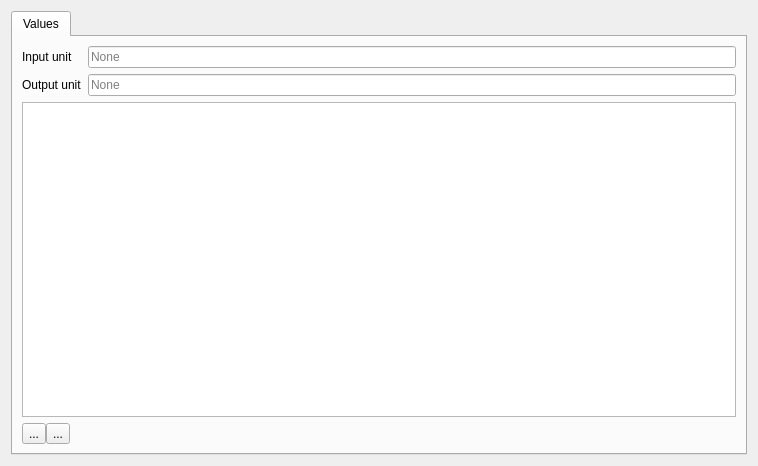
<?xml version="1.0" encoding="UTF-8"?>
<ui version="4.0">
 <class>CalibratedAnalogMappingWigdet</class>
 <widget class="QWidget" name="CalibratedAnalogMappingWigdet">
  <property name="geometry">
   <rect>
    <x>0</x>
    <y>0</y>
    <width>758</width>
    <height>466</height>
   </rect>
  </property>
  <property name="windowTitle">
   <string>Form</string>
  </property>
  <layout class="QHBoxLayout" name="horizontalLayout_2">
   <item>
    <widget class="QTabWidget" name="tabWidget">
     <property name="currentIndex">
      <number>0</number>
     </property>
     <widget class="QWidget" name="tab_2">
      <attribute name="title">
       <string>Values</string>
      </attribute>
      <layout class="QVBoxLayout" name="verticalLayout_3">
       <item>
        <layout class="QVBoxLayout" name="verticalLayout">
         <item>
          <layout class="QFormLayout" name="formLayout">
           <item row="0" column="0">
            <widget class="QLabel" name="inputUnitLabel">
             <property name="text">
              <string>Input unit</string>
             </property>
            </widget>
           </item>
           <item row="0" column="1">
            <widget class="QLineEdit" name="inputUnitLineEdit">
             <property name="placeholderText">
              <string>None</string>
             </property>
            </widget>
           </item>
           <item row="1" column="0">
            <widget class="QLabel" name="outputUnitLabel">
             <property name="text">
              <string>Output unit</string>
             </property>
            </widget>
           </item>
           <item row="1" column="1">
            <widget class="QLineEdit" name="outputUnitLineEdit">
             <property name="placeholderText">
              <string>None</string>
             </property>
            </widget>
           </item>
          </layout>
         </item>
         <item>
          <widget class="QTableView" name="tableView">
           <attribute name="horizontalHeaderStretchLastSection">
            <bool>true</bool>
           </attribute>
           <attribute name="verticalHeaderVisible">
            <bool>false</bool>
           </attribute>
          </widget>
         </item>
         <item>
          <layout class="QHBoxLayout" name="horizontalLayout">
           <property name="spacing">
            <number>0</number>
           </property>
           <item>
            <widget class="QToolButton" name="add_button">
             <property name="text">
              <string>...</string>
             </property>
            </widget>
           </item>
           <item>
            <widget class="QToolButton" name="remove_button">
             <property name="text">
              <string>...</string>
             </property>
            </widget>
           </item>
           <item>
            <spacer name="horizontalSpacer">
             <property name="orientation">
              <enum>Qt::Horizontal</enum>
             </property>
             <property name="sizeHint" stdset="0">
              <size>
               <width>40</width>
               <height>20</height>
              </size>
             </property>
            </spacer>
           </item>
          </layout>
         </item>
        </layout>
       </item>
      </layout>
     </widget>
    </widget>
   </item>
  </layout>
 </widget>
 <resources/>
 <connections/>
</ui>
